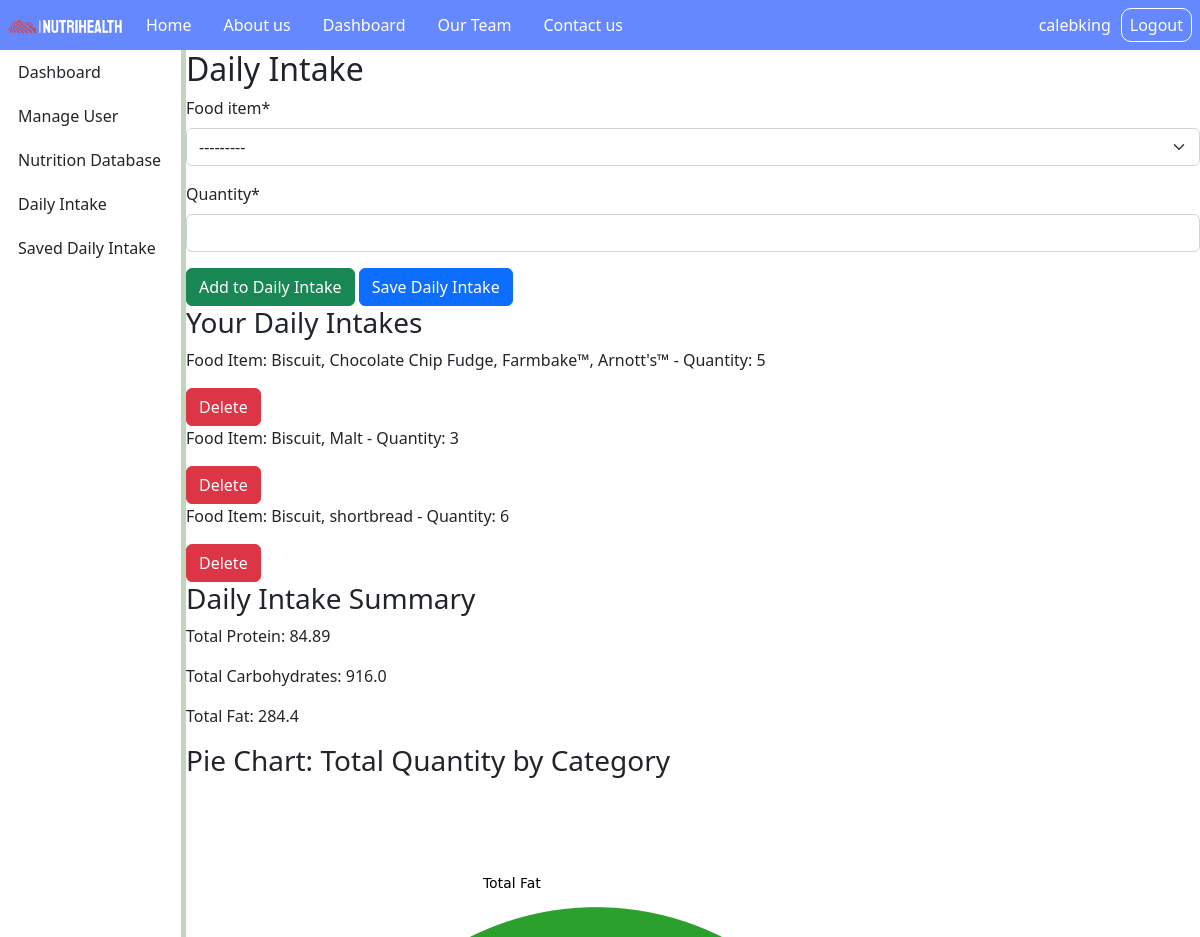
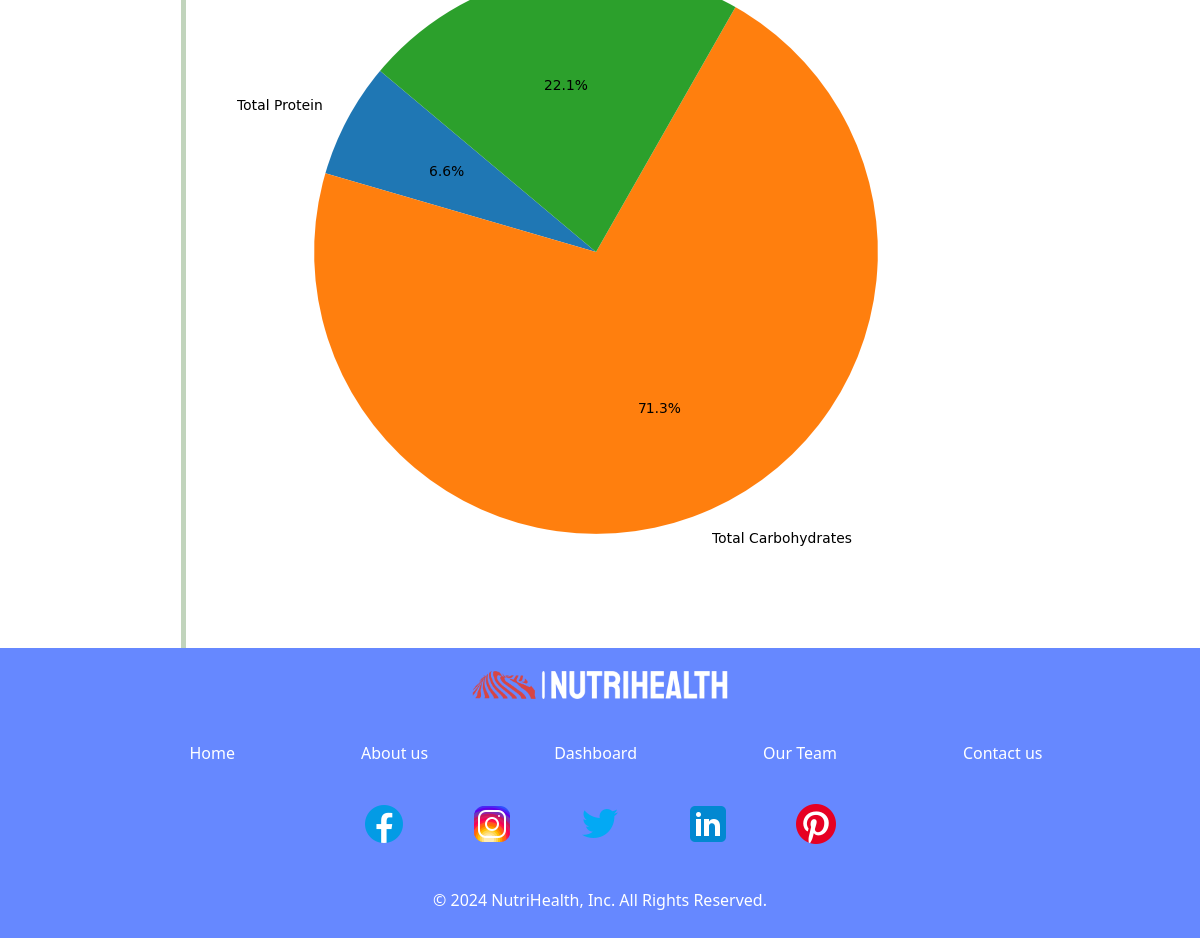
The app's page /daily_intake (signed in) with its own data (2 pictures, top to bottom).
### NutritionApp/models.py (models this page shows, shortened)
class DailyIntakeItem(models.Model):
    daily_intake = models.ForeignKey(DailyIntake, related_name='items', on_delete=models.CASCADE)
    food_item = models.ForeignKey(FoodItem, on_delete=models.CASCADE)
    quantity = models.PositiveIntegerField()

class FoodItem(models.Model):
    code = models.CharField(max_length=10)
    name = models.CharField(max_length=200)
    serving_size = models.CharField(max_length=100)
    energy = models.FloatField()
    protein = models.FloatField()
    fat = models.FloatField()
    carbohydrates = models.FloatField()
    def __str__(self):
        return self.name

### NutritionApp/views.py (the view)
# urls.py: path('daily_intake', views.daily_intake, name='daily_intake'), # Daily Intake Page
def daily_intake(request, intake_id=None):
    user = request.user
    today = datetime.date.today()
    if intake_id:
        daily_intake = get_object_or_404(DailyIntake, pk=intake_id, user=user, date=today)
    else:
        daily_intake, created = DailyIntake.objects.get_or_create(user=user, date=today)
        extra_entries = DailyIntake.objects.filter(user=user, date=today).exclude(pk=daily_intake.pk)
        extra_entries.delete()
    if request.method == 'POST':
        form = DailyIntakeItemForm(request.POST)
        if form.is_valid():
            if created:
                daily_intake.save()
            daily_intake_item = form.save(commit=False)
            daily_intake_item.daily_intake = daily_intake
            daily_intake_item.save()
            return redirect('daily_intake')
    else:
        form = DailyIntakeItemForm()
    daily_intake_items = daily_intake.items.all()
    total_protein = daily_intake_items.aggregate(
        total_protein=Sum(F('food_item__protein') * F('quantity'))
    )['total_protein'] or 0
    total_carbohydrates = daily_intake_items.aggregate(
        total_carbohydrates=Sum(F('food_item__carbohydrates') * F('quantity'))
    )['total_carbohydrates'] or 0
    total_fat = daily_intake_items.aggregate(
        total_fat=Sum(F('food_item__fat') * F('quantity'))
    )['total_fat'] or 0
    pie_chart = generate_pie_chart(daily_intake_items)
    context = {
        'form': form,
        'daily_intake_items': daily_intake_items,
        'daily_intake': daily_intake,
        'total_protein': total_protein,
        'total_carbohydrates': total_carbohydrates,
        'total_fat': total_fat,
        'pie_chart': pie_chart,
    }
    return render(request, 'main/daily_intake.html', context)

### NutritionApp/forms.py
class DailyIntakeItemForm(forms.ModelForm):
    class Meta:
        model = DailyIntakeItem
        fields = ['food_item', 'quantity']
        widgets = {
            'food_item': forms.Select(attrs={'class': 'form-control'}),
            'quantity': forms.NumberInput(attrs={'class': 'form-control', 'min': 1}),
        }

### NutritionApp/templates/main/daily_intake.html (shortened to what this page needs)
{% extends 'main/base.html' %}
{% load crispy_forms_tags %}
{% block content %}
<div class="dasboard-container">
    <div class="side-nav">
        <a class="nav-link side-link" href="{% url 'dashboard' %}">Dashboard</a>
        <a class="nav-link side-link" href="/user-information/{{ user.id }}/">Manage User</a>
        <a class="nav-link side-link" href="{% url 'nutrition_database' %}">Nutrition Database</a>
        <a class="nav-link side-link" href="{% url 'daily_intake' %}">Daily Intake</a>
        <a class="nav-link side-link" href="{% url 'saved_daily_intake' %}">Saved Daily Intake</a>
    </div>
    <div class="dashboard-main-container">
        <h2>Daily Intake</h2>
        <form method="post" action="{% url 'daily_intake' %}">
            {{ form|crispy }}
            <button type="submit" class="btn btn-success">Add to Daily Intake</button>
            <a href="{% url 'save_daily_intake' %}" class="btn btn-primary">Save Daily Intake</a>
        </form>
        <h3>Your Daily Intakes</h3>
        <div class="daily-intake-list">
            {% for item in daily_intake_items %}
            <div class="daily-intake-item">
                <p>Food Item: {{ item.food_item.name }} - Quantity: {{ item.quantity }}</p>
                <form method="post" action="{% url 'delete_daily_intake_item' item.pk %}">
                    <button type="submit" class="btn btn-danger">Delete</button>
                </form>
            </div>
            {% endfor %}
        </div>
        <h3>Daily Intake Summary</h3>
        <div class="summary">
            <p>Total Protein: {{ total_protein }}</p>
            <p>Total Carbohydrates: {{ total_carbohydrates }}</p>
            <p>Total Fat: {{ total_fat }}</p>
        </div>
        <h3>Pie Chart: Total Quantity by Category</h3>
        <img alt="Pie Chart">
    </div>
</div>
{% endblock %}

### NutritionApp/templates/main/base.html (shortened to what this page needs)
{% load static %}
<!DOCTYPE html>
<html lang="en">
<head>
    <link rel="stylesheet" , href="{% static 'css/style.css' %}">
    <link rel="stylesheet" , href="{% static 'css/bootstrap.css' %}">
    <link rel="stylesheet" href="https://cdnjs.cloudflare.com/ajax/libs/font-awesome/4.7.0/css/font-awesome.min.css">
    <link rel="stylesheet" href="https://cdnjs.cloudflare.com/ajax/libs/font-awesome/4.7.0/css/font-awesome.min.css">
</head>
<body>
<nav class="header-nav">
    <ul>
        <div class="nav-logo"> <a class="nav-link" href="{% url 'home' %}"><img src="/media/logo/nutrihealth-logo.png" alt="logo"></a> </div>
        <li><a class="nav-link" href="{% url 'home' %}">Home</a></li>
        <li><a class="nav-link" href="{% url 'about' %}">About us</a></li>
        <li>
            {% if user.is_authenticated %}
                <a class="nav-link" href="{% url 'dashboard' %}">Dashboard</a>
            {% else %}
                <a class="nav-link" href="{% url 'login' %}">Dashboard</a>
            {% endif %}
        </li>
        <li><a class="nav-link" href="{% url 'team' %}">Our Team</a></li>
        <li><a class="nav-link" href="/contact-us">Contact us</a></li>
    </ul>
    <div class="registration">
        <ul>
        {% if user.is_authenticated %}
            <li>
                <li class="username-txt">{{user.username}}</li>
                <form action="{% url 'logout' %}" method="post">
                <button class="btn-sign-out" type="submit">Logout</button>
                </form>
            </li>
        {% else%}
            <li><a class="nav-link" href="{% url 'login' %}">Login</a></li>
            <li><a class="nav-link sign-up" href="/register">Sign Up</a></li>
        {% endif %}
        </ul>
    </div>
</nav>
    {% block content %}
    {% endblock %}
<footer>
    <div class="footer-logo-container">
        <a class="nav-link" href="{% url 'home' %}"><img src="/media/logo/nutrihealth-logo.png" alt="logo"></a>
    </div>
    <div class="footer-nav-container">
        <nav class="footer-nav">
            <ul>
                <li><a class="footer-link" href="{% url 'home' %}">Home</a></li>
                <li><a class="footer-link" href="{% url 'about' %}">About us</a></li>
                <li><a class="footer-link" href="{% url 'login' %}">Dashboard</a></li>
                <li><a class="footer-link" href="{% url 'team' %}">Our Team</a></li>
                <li><a class="footer-link" href="/contact-us">Contact us</a></li>
            </ul>
        </nav>
    </div>
    <div class="footer-social-container">
        <div class="social-item">
            <a href="{% url 'home' %}">
                <img src="/media/social/facebook.png" alt="Facebook">
            </a>
        </div>
        <div class="social-item">
            <a href="{% url 'home' %}">
                <img src="/media/social/instagram.png" alt="Instagram">
            </a>
        </div>
        <div class="social-item">
            <a href="{% url 'home' %}">
                <img src="/media/social/twitter.png" alt="Twitter">
            </a>
        </div>
        <div class="social-item">
            <a href="{% url 'home' %}">
                <img src="/media/social/linkedin.png" alt="linkedin">
            </a>
        </div>
        <div class="social-item">
            <a href="{% url 'home' %}">
                <img src="/media/social/pinterest.png" alt="Pinterest">
            </a>
        </div>
    </div>
   <p>© 2024 NutriHealth, Inc. All Rights Reserved.</p>
</footer>
</body>
</html>

### NutritionApp/static/css/style.css (style rules this page uses)
* { margin: 0px; padding: 0px; }
.header-nav ul { list-style-type: none; margin: 0; padding: 0; overflow: hidden; display: flex; align-items: center; }
ul { list-style-type: none; margin: 0; padding: 0; overflow: hidden; }
li { float: left; }
li a { display: block !important; color: white !important; text-align: center !important; padding: 4px 8px !important; text-decoration: none !important; }
.nav-link { margin: 0px 8px; }
.nav-logo { width: 130px; }
.nav-logo img { width: 100%; height: 100%; }
.header-nav { height: 50px; display: flex; align-items: center; background-color: #68f; justify-content: space-between; }
.registration { float: right; display: flex; align-items: center; }
.username-txt { color: #fff; padding-right: 10px; }
.btn-sign-out { color: #fff !important; background: none; border: 1px solid #fff; border-radius: 10px; padding: 4px 8px; margin-right: 8px; }
footer { display: flex !important; flex-direction: column; justify-content: center; align-items: center; background-color: #68f; padding: 10px; color: #fff; }
.footer-logo-container { width: 272px; height: 54px; margin-bottom: 25px; display: flex; align-items: center; justify-content: center; }
.footer-logo-container img { width: 100%; height: 100%; }
.footer-nav-container { margin-bottom: 5px; }
.footer-link { margin: 0px 55px; transition: none; }
.footer-social-container { display: flex; gap: 40px; margin-bottom: 30px; }
.social-item { padding: 10px; }
.dasboard-container { display: grid; grid-template-columns: 0.7fr 5fr; }
.side-nav { border-right: 5px solid #5e8f4f61; }
.side-link { padding: 10px !important; width: 165px; }

### records on screen
DailyIntakeItem: food_item.name "Biscuit, Chocolate Chip Fudge, Farmbake™, Arnott's™", quantity "5"
DailyIntakeItem: food_item.name "Biscuit, Malt", quantity "3"
DailyIntakeItem: food_item.name "Biscuit, shortbread", quantity "6"

### other values on screen
{{ user.username }} "calebking"
{{ total_protein }} "84.89"
{{ total_carbohydrates }} "916.0"
{{ total_fat }} "284.4"
